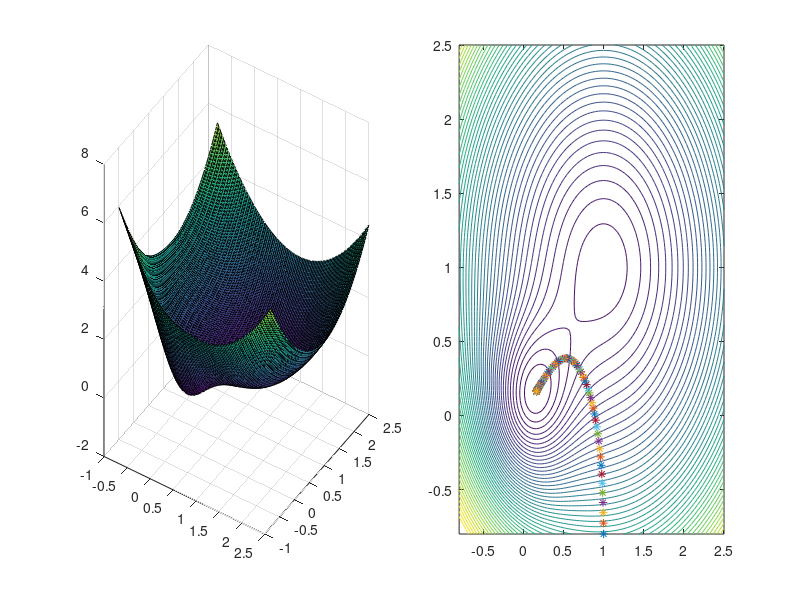

Write the MATLAB code that produced this figure.
close all
clear all;
x = linspace(-.8,2.5,100);
[p1 ,p2] = meshgrid(x,x);

C = (1 - p1).^2 + (1-p2).^2 - 2*exp(-3*p1.^2 - 3*p2.^2);
grad = @(p1,p2) [2*(p1-1) + 12*p1.*exp(-3*p1.^2 - 3*p2.^2); 2*(p2-1) + 12*p2.*exp(-3*p1.^2 - 3*p2.^2)];
figure('position',[100 100 1300 600]);
subplot(121);
surf(p1,p2,C);view([33,26])
subplot(122);
contour(p1,p2,C,linspace(-.3,6,50))


setting = 5;

switch setting
    case 1
        %% setting 1: very small learning rate
        p = [-.8;1.5];
        eta = .02;
    case 2
        %% setting 2: moderate learning rate
        p = [-.8;1.5];
        eta = .3;
    case 3
        %% setting 3: large learning rate
        p = [-.8;1.5];
        eta = .9;
    case 4
        %% setting 3: too large learning rate
        p = [-.8;1.5];
        eta = 1.5;
    case 5
        %% setting 1: very small learning rate
        p = [1;-.8];
        eta = .02;
    case 6
        %% setting 2: moderate learning rate
        p  = [1;-.8];
        eta = .3;
    case 7
        %% setting 3: large learning rate
        p = [1;-.8];
        eta = .9;
end

hold on;
plot(p(1),p(2),'*');
for i = 1 : 100
    p = p - eta*grad(p(1),p(2));
    pause(.01);
    plot(p(1),p(2),'*');
    
end